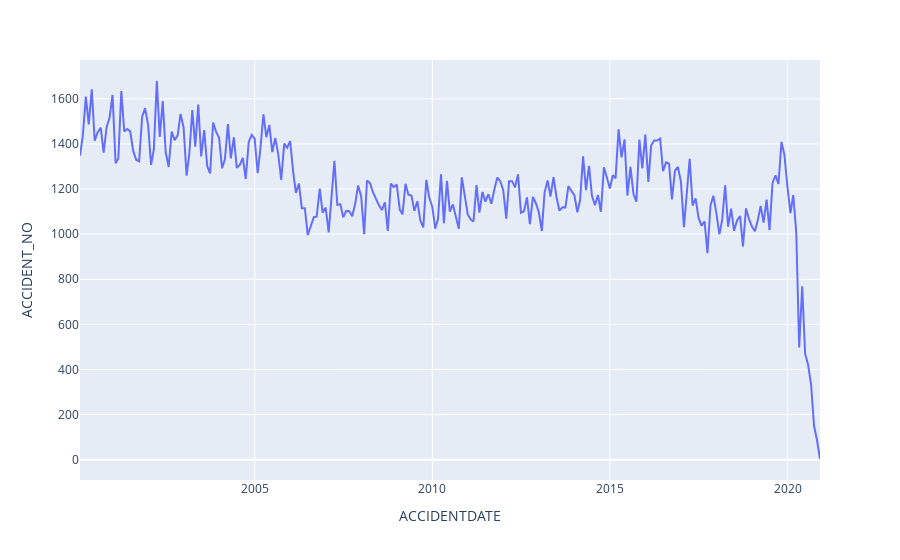

Source (notebook cell):
### Code cell
px.line(month_time_series, x="ACCIDENTDATE", y="ACCIDENT_NO")

### Figure 1 — Plotly figure (JSON) as saved in the notebook; plotly's stock layout.template omitted (floating-point values rounded to 4 significant figures; data arrays with more than 128 entries replaced by an {"elided": "..."} marker saying what was removed)
{"data": [{"hovertemplate": "ACCIDENTDATE=%{x}<br>ACCIDENT_NO=%{y}<extra></extra>", "legendgroup": "", "line": {"color": "#636efa", "dash": "solid"}, "marker": {"symbol": "circle"}, "mode": "lines", "name": "", "orientation": "v", "showlegend": false, "type": "scatter", "x": {"elided": "251 str values"}, "xaxis": "x", "y": {"elided": "251 int values"}, "yaxis": "y"}], "layout": {"legend": {"tracegroupgap": 0}, "margin": {"t": 60}, "xaxis": {"anchor": "y", "domain": [0, 1], "title": {"text": "ACCIDENTDATE"}}, "yaxis": {"anchor": "x", "domain": [0, 1], "title": {"text": "ACCIDENT_NO"}}}}
